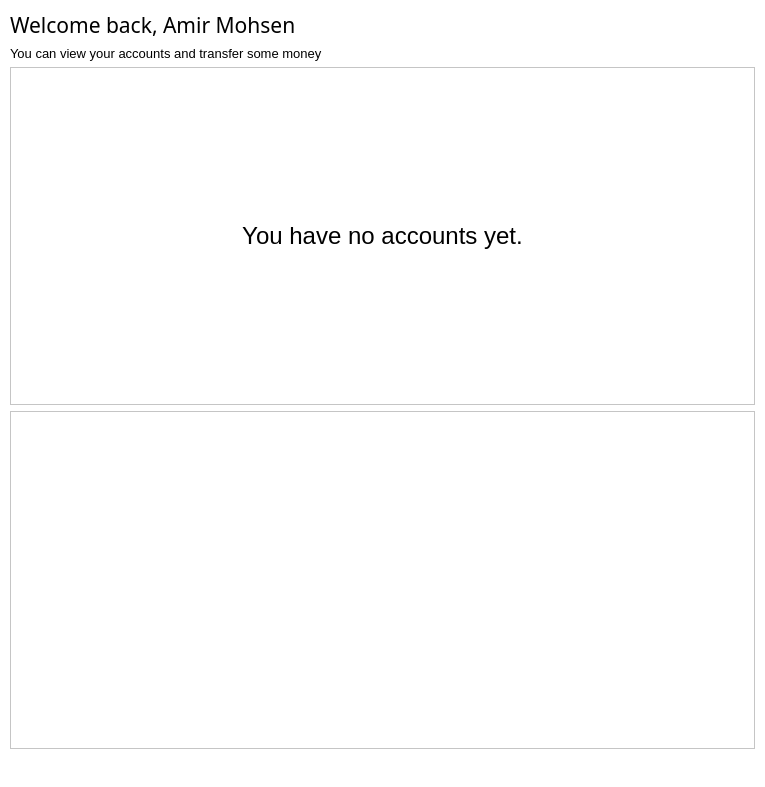
<?xml version="1.0" encoding="UTF-8"?>
<ui version="4.0">
 <class>CustomerPanel</class>
 <widget class="QMainWindow" name="CustomerPanel">
  <property name="geometry">
   <rect>
    <x>0</x>
    <y>0</y>
    <width>765</width>
    <height>787</height>
   </rect>
  </property>
  <property name="windowTitle">
   <string>MainWindow</string>
  </property>
  <property name="styleSheet">
   <string notr="true">background-color:white</string>
  </property>
  <widget class="QWidget" name="centralwidget">
   <layout class="QGridLayout" name="mainLayout">
    <property name="leftMargin">
     <number>10</number>
    </property>
    <property name="topMargin">
     <number>10</number>
    </property>
    <property name="rightMargin">
     <number>10</number>
    </property>
    <property name="bottomMargin">
     <number>10</number>
    </property>
    <item row="4" column="0">
     <widget class="QPushButton" name="passwordEditButton">
      <property name="enabled">
       <bool>true</bool>
      </property>
      <property name="text">
       <string/>
      </property>
      <property name="icon">
       <iconset resource="../../resources.qrc">
        <normaloff>:/images/panels/password.png</normaloff>:/images/panels/password.png</iconset>
      </property>
      <property name="iconSize">
       <size>
        <width>40</width>
        <height>40</height>
       </size>
      </property>
      <property name="flat">
       <bool>true</bool>
      </property>
     </widget>
    </item>
    <item row="2" column="0" colspan="3">
     <widget class="QLabel" name="noAccountLabel">
      <property name="sizePolicy">
       <sizepolicy hsizetype="MinimumExpanding" vsizetype="MinimumExpanding">
        <horstretch>0</horstretch>
        <verstretch>0</verstretch>
       </sizepolicy>
      </property>
      <property name="font">
       <font>
        <pointsize>18</pointsize>
        <fontweight>ExtraLight</fontweight>
       </font>
      </property>
      <property name="frameShape">
       <enum>QFrame::Shape::StyledPanel</enum>
      </property>
      <property name="frameShadow">
       <enum>QFrame::Shadow::Sunken</enum>
      </property>
      <property name="text">
       <string>You have no accounts yet.</string>
      </property>
      <property name="alignment">
       <set>Qt::AlignmentFlag::AlignCenter</set>
      </property>
     </widget>
    </item>
    <item row="4" column="1">
     <spacer name="spacer">
      <property name="orientation">
       <enum>Qt::Orientation::Horizontal</enum>
      </property>
      <property name="sizeType">
       <enum>QSizePolicy::Policy::MinimumExpanding</enum>
      </property>
      <property name="sizeHint" stdset="0">
       <size>
        <width>40</width>
        <height>20</height>
       </size>
      </property>
     </spacer>
    </item>
    <item row="0" column="0" colspan="3">
     <widget class="QLabel" name="title">
      <property name="font">
       <font>
        <family>Segoe Print</family>
        <pointsize>16</pointsize>
       </font>
      </property>
      <property name="text">
       <string>Welcome back, Amir Mohsen</string>
      </property>
     </widget>
    </item>
    <item row="4" column="2">
     <widget class="QPushButton" name="transferButton">
      <property name="enabled">
       <bool>true</bool>
      </property>
      <property name="text">
       <string/>
      </property>
      <property name="icon">
       <iconset resource="../../resources.qrc">
        <normaloff>:/images/panels/cash.png</normaloff>:/images/panels/cash.png</iconset>
      </property>
      <property name="iconSize">
       <size>
        <width>40</width>
        <height>40</height>
       </size>
      </property>
      <property name="flat">
       <bool>true</bool>
      </property>
     </widget>
    </item>
    <item row="3" column="0" colspan="3">
     <widget class="QListView" name="accountView">
      <property name="sizePolicy">
       <sizepolicy hsizetype="MinimumExpanding" vsizetype="MinimumExpanding">
        <horstretch>0</horstretch>
        <verstretch>0</verstretch>
       </sizepolicy>
      </property>
     </widget>
    </item>
    <item row="1" column="0" colspan="3">
     <widget class="QLabel" name="description">
      <property name="font">
       <font>
        <pointsize>10</pointsize>
        <fontweight>Light</fontweight>
       </font>
      </property>
      <property name="text">
       <string>You can view your accounts and transfer some money</string>
      </property>
     </widget>
    </item>
   </layout>
  </widget>
 </widget>
 <resources>
  <include location="../../resources.qrc"/>
 </resources>
 <connections>
  <connection>
   <sender>accountView</sender>
   <signal>activated(QModelIndex)</signal>
   <receiver>CustomerPanel</receiver>
   <slot>viewAccount(QModelIndex)</slot>
   <hints>
    <hint type="sourcelabel">
     <x>381</x>
     <y>480</y>
    </hint>
    <hint type="destinationlabel">
     <x>815</x>
     <y>406</y>
    </hint>
   </hints>
  </connection>
  <connection>
   <sender>transferButton</sender>
   <signal>clicked()</signal>
   <receiver>CustomerPanel</receiver>
   <slot>transfer()</slot>
   <hints>
    <hint type="sourcelabel">
     <x>728</x>
     <y>752</y>
    </hint>
    <hint type="destinationlabel">
     <x>782</x>
     <y>677</y>
    </hint>
   </hints>
  </connection>
  <connection>
   <sender>passwordEditButton</sender>
   <signal>clicked()</signal>
   <receiver>CustomerPanel</receiver>
   <slot>changePassword()</slot>
   <hints>
    <hint type="sourcelabel">
     <x>35</x>
     <y>747</y>
    </hint>
    <hint type="destinationlabel">
     <x>185</x>
     <y>730</y>
    </hint>
   </hints>
  </connection>
 </connections>
 <slots>
  <slot>viewAccount(QModelIndex)</slot>
  <slot>changePassword()</slot>
  <slot>transfer()</slot>
 </slots>
</ui>
